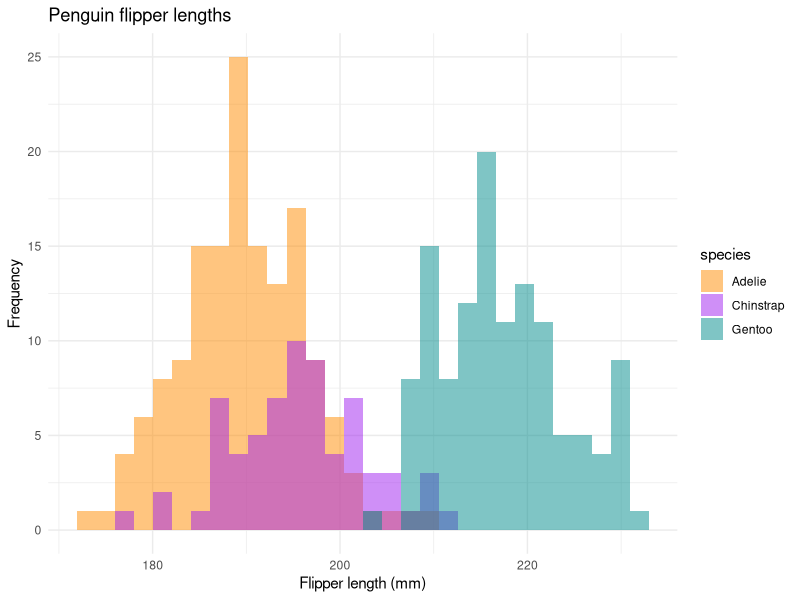

Here is the R script that generated this plot: (Note: this script raises an error after producing the figure.)
## ---- chunk 1
knitr::opts_chunk$set(echo = TRUE, warning = FALSE, message = FALSE)
#knitr::opts_chunk$set(echo = TRUE)
library(tidyverse)
library(kableExtra)
library(palmerpenguins)
library(knitr)
## ---- chunk 2
head(penguins)
## ---- chunk 3
penguins %>% 
  count(species) %>% 
  kable(caption = "Species Counts")
## ---- chunk 4
penguins %>% 
  group_by(species) %>% 
  summarize(across(where(is.numeric), mean, na.rm = TRUE)) %>% 
  kable(caption = "Summarized Data", format = "html") %>% 
  kable_styling(bootstrap_options = c("striped", "hover", "condensed", "responsive"), full_width = F, position = "left")
## ---- chunk 5
text_tbl <- data.frame(
  Items = c("Item 1", "Item 2", "Item 3"),
  Features = c(
    "Lorem ipsum dolor sit amet, consectetur adipiscing elit. Proin vehicula tempor ex. Morbi malesuada sagittis turpis, at venenatis nisl luctus a. ",
    "In eu urna at magna luctus rhoncus quis in nisl. Fusce in velit varius, posuere risus et, cursus augue. Duis eleifend aliquam ante, a aliquet ex tincidunt in. ", 
    "Vivamus venenatis egestas eros ut tempus. Vivamus id est nisi. Aliquam molestie erat et sollicitudin venenatis. In ac lacus at velit scelerisque mattis. "
  )
)
kable(text_tbl) %>%
  kable_styling(full_width = F) %>%
  column_spec(1, bold = T, border_right = T) %>%
  column_spec(2, width = "30em", background = "yellow")
## ---- chunk 6
flipper_hist <- ggplot(data = penguins, aes(x = flipper_length_mm)) +
  geom_histogram(aes(fill = species), 
                 alpha = 0.5, 
                 position = "identity") +
  scale_fill_manual(values = c("darkorange","purple","cyan4")) +
  theme_minimal() +
  labs(x = "Flipper length (mm)",
       y = "Frequency",
       title = "Penguin flipper lengths")
flipper_hist
## ---- chunk 7
include_graphics("data/pp_logo.png")
